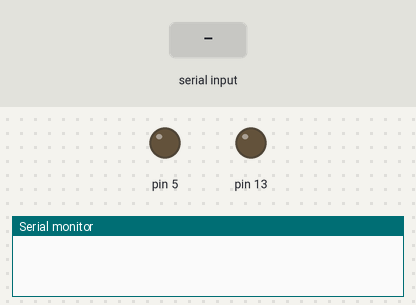
This sketch was run on a simulated Arduino Uno, built with avr-gcc and run on an emulated ATmega328P. On the bench: output pins drawn as LEDs (lit = HIGH), the last lines printed to the serial monitor. The test bench sets the inputs (shaded band).

Above: at 1.2 s.
1.3 s: "U" received over Serial
At 2.0 s:
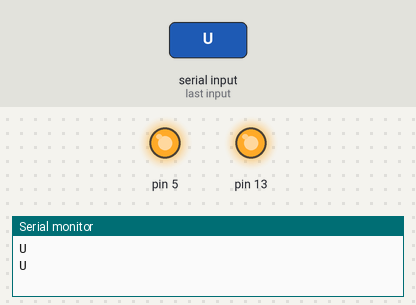
2.8 s: "D" received over Serial
4.3 s: "L" received over Serial
Timing chart, 0 to 7.3 s (numbered marks = the images above; inputs shaded):
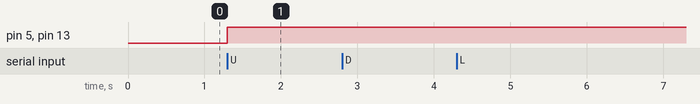

The sketch:

pyControl.ino
```cpp
void setup() {
  // put your setup code here, to run once:
  Serial.begin(9600);
  pinMode(5, OUTPUT);
  pinMode(13, OUTPUT);

  digitalWrite(5, LOW);
  digitalWrite(13, LOW);
}

void loop() {
  // put your main code here, to run repeatedly:

  //TODO: IMPLEMENT MOTOR COMMANDS FOR KEYBOARD INPUTS

  if(Serial.available()>0){
    char inByte = Serial.read();
    if(inByte == 'U'){
      digitalWrite(5, HIGH);
      digitalWrite(13, HIGH);
      Serial.println(inByte);
      Serial.write(inByte);
      }
    else if(inByte == 'D'){
      digitalWrite(5, HIGH);
      digitalWrite(13, HIGH);
      Serial.println(inByte);
      Serial.write(inByte);
    }
    else if(inByte == 'L'){
      digitalWrite(5, HIGH);
      digitalWrite(13, HIGH);
      Serial.println(inByte);
      Serial.write(inByte);
    }
    else if(inByte == 'R'){
      digitalWrite(5, HIGH);
      digitalWrite(13, HIGH);
      Serial.println(inByte);
      Serial.write(inByte);
    }
    else if(inByte == 'E'){
      digitalWrite(5, HIGH);
      digitalWrite(13, HIGH);
      Serial.println(inByte);
      Serial.write(inByte);
    }
    else if(inByte == 'F'){
      digitalWrite(5, LOW);
      digitalWrite(13, LOW);
      Serial.println(inByte);
      Serial.write(inByte);
    }
    else{
      digitalWrite(5, LOW);
      digitalWrite(13, LOW);
      }
    }
}
```

Measured:
- after the input at 1.3 s, pin 5, pin 13: LOW → HIGH at once
